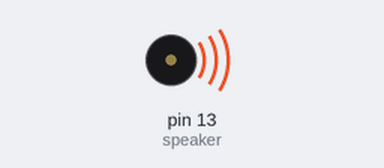
The sketch below on a simulated Arduino Uno, built with avr-gcc and run on an emulated ATmega328P. Shown: buzzer (waves = sounding).

Above: at 1.1 s.
Timing chart, 0 to 10.4 s (numbered marks = the images above):
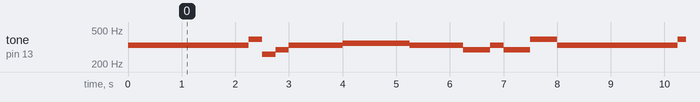

Measured:
- by itself, tone on pin 13 (speaker): plays 330 Hz for 2.3 s, 392 Hz for 0.25 s, 261 Hz for 0.25 s, 293 Hz for 0.25 s, 330 Hz for 1.0 s, 350 Hz for 1.3 s … (177 notes in this stretch)

The sketch:

OyebanjiJingleBells.ino
```cpp
//Classwork: Encoding Music Assessment
//Nicholas Oyebanji
//All work here is honestly obtained and is my own.

//Variables for Pins
int speaker = 13;

//Constants for Pitch
int c4 = 261;
int d4 = 293;
int e4 = 330;
int f4 = 350;
int g4 = 392;
int an4 = 440;
int b4 = 494;
int c5 = 523;

//Variables for Rhythm
int beat = 1000;
int w = beat;
int h = w/2;
int q = h/2;
int e = q/2;
int s = e/2;

//Arrays for Pitch and Rhythm
//first line array and rhythm
int line1Notes [] = { e4, e4, e4, e4, e4, e4, e4, g4, c4, d4, e4};
int line1Rhythm [] = {q, q, h, q, q, h, q, q, q, q, w};

//second line array and rhythm
int line2Notes [] =  {f4, f4, f4, f4, f4, e4, e4, e4, e4, d4, d4, e4, d4, g4};
int line2Rhythm[] = { q, q, q, q, q, q, q, q, q, q, q, q, h, h};

//third line array and rhythm
int line3Notes[] = { e4, e4, e4, e4, e4, e4, e4, g4, c4, d4, e4};
int line3Rhythm[] = { q, q, h, q, q, h, q, q, q, q, w};

//fourth line array and rhythm
int line4Notes[] = { f4, f4, f4, f4, f4, e4, e4, e4, g4, g4, f4, d4, c4};
int line4Rhythm[] = {q, q, q, q, q, q, q, q, q, q, q, q, w};

//function to Play Music
void jingleBells() {
  for(int n = 0; n < 11; n++) {
     tone(speaker, line1Notes[n], line1Rhythm[n]);
     delay(line1Rhythm[n]);
  }

  for(int n = 0; n < 14; n++) {
    tone(speaker, line2Notes[n], line2Rhythm[n]);
    delay(line2Rhythm[n]);
  }

  for(int a = 0; a < 11; a++) {
    tone(speaker, line3Notes[a], line3Rhythm[a]);
    delay(line3Rhythm[a]);
  }

  for(int b = 0; b < 13; b++) {
    tone(speaker, line4Notes[b], line4Rhythm[b]);
    delay(line4Rhythm[b]);
  }

}

//void setup
void setup() {
  pinMode(speaker, OUTPUT);
}

void loop() {
  jingleBells();
}
```
